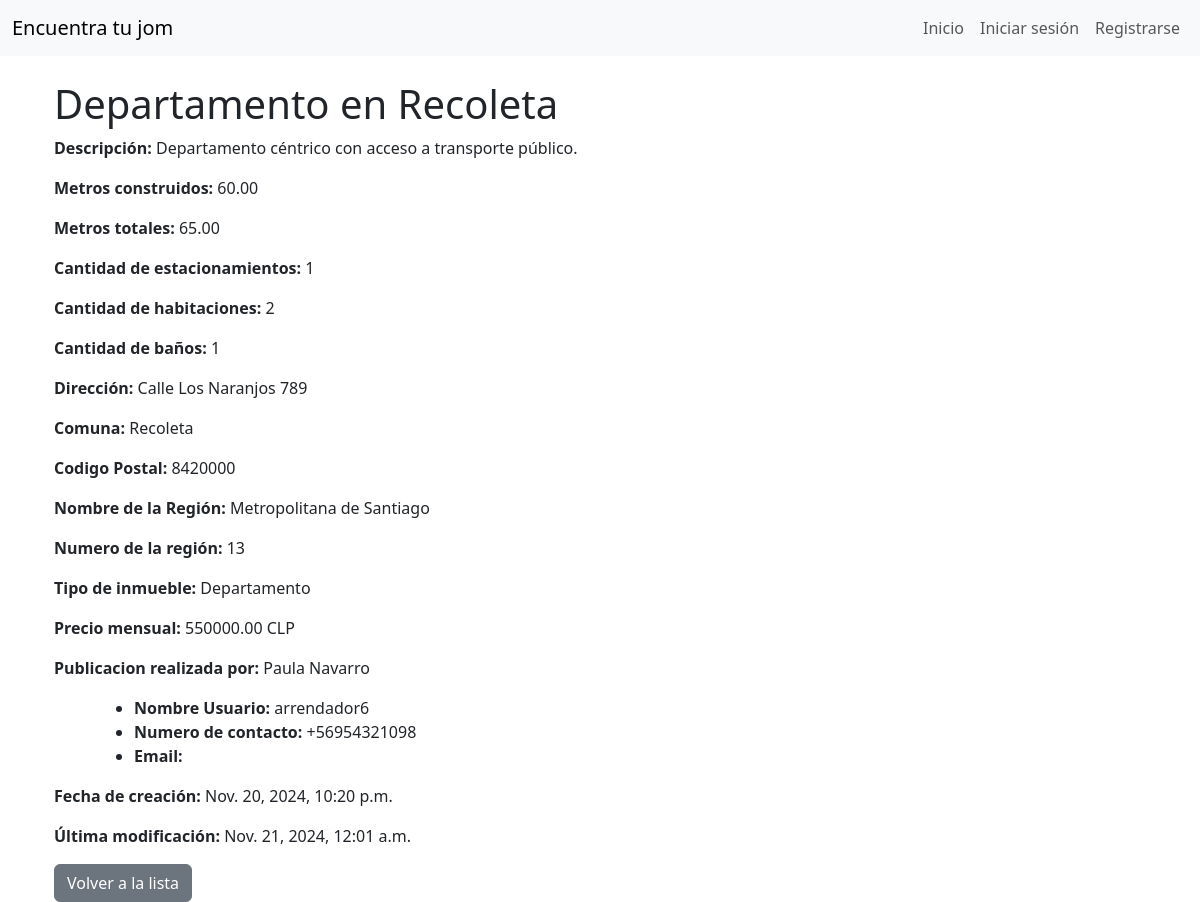
Before: /ver_mas_inmueble/9/ with the older database file.
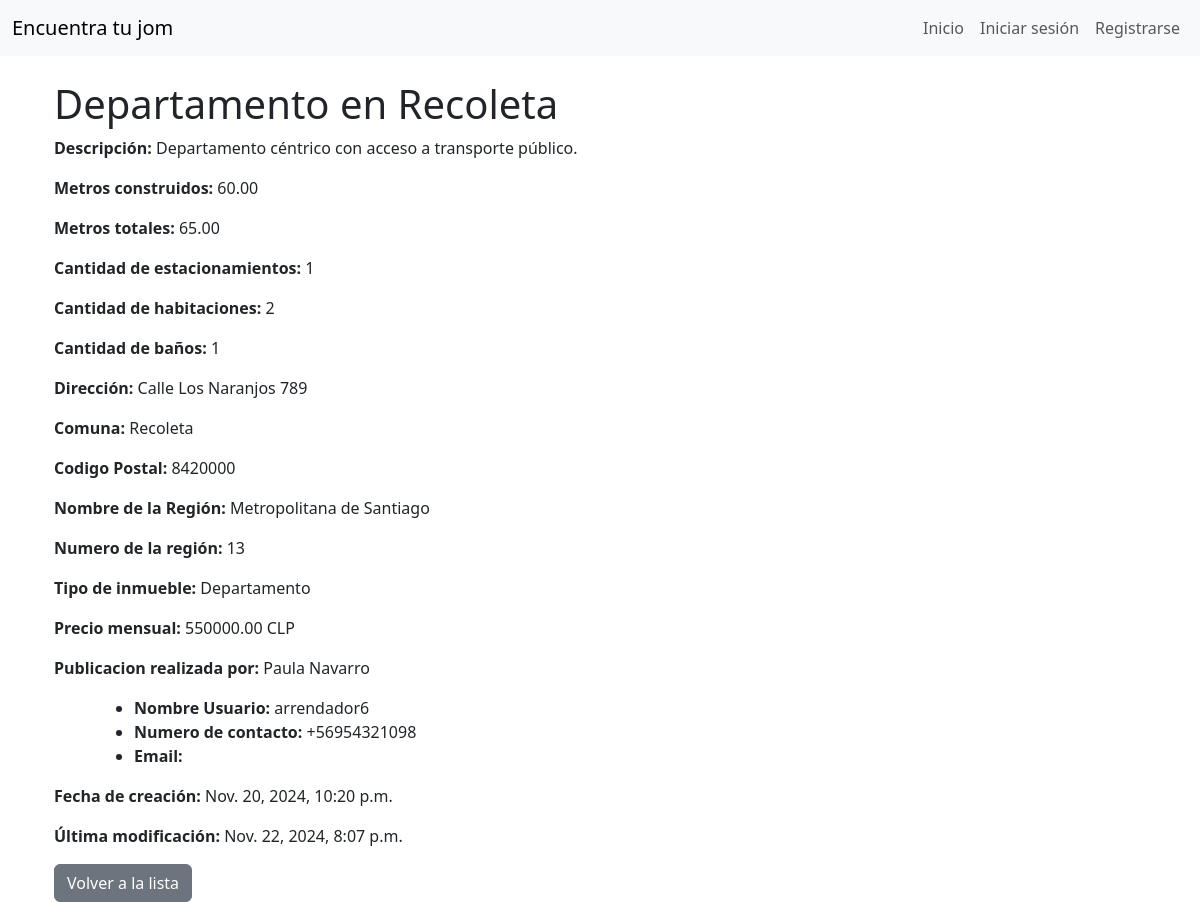
After: the same page with the newer database file.
### gestion_inmuebles/models.py (models this page shows, shortened)
class Inmueble(models.Model):
    TIPO_INMUEBLE = [
        ('Casa', 'Casa'),
        ('Departamento', 'Departamento'),
        ('Parcela', 'Parcela')
    ]
    nombre = models.CharField(max_length=100)
    descripcion = models.TextField()
    metros_construidos = models.DecimalField(
        max_digits=10,
        decimal_places=2,
        validators=[MinValueValidator(0.01)]
        )
    metros_totales = models.DecimalField(
        max_digits=10,
        decimal_places=2,
        validators=[MinValueValidator(0.01)]
    )
    cantidad_estacionamientos = models.IntegerField(validators=[MinValueValidator(1)])
    cantidad_habitaciones = models.IntegerField(validators=[MinValueValidator(1)])
    cantidad_banos = models.IntegerField(validators=[MinValueValidator(1)])
    direccion = models.CharField(max_length=255)
    comuna = models.ForeignKey(Comuna, on_delete=models.SET_NULL, null=True)
    tipo_inmueble = models.CharField(max_length=20, choices=TIPO_INMUEBLE)
    precio_mensual = models.DecimalField(max_digits=12, decimal_places=2,validators=[MinValueValidator(0.01)])
    arrendador = models.ForeignKey(Perfil, on_delete=models.CASCADE, related_name='propiedades')
    fecha_creacion = models.DateTimeField(auto_now_add=True)
    ultima_modificacion = models.DateTimeField(auto_now=True)
    imagen = models.ImageField(upload_to='static/', null=True, blank=True)

class Comuna(models.Model):
    nombre_comuna = models.CharField(max_length=100)
    codigo_postal = models.CharField(max_length=10, null=True)
    region = models.ForeignKey(Region, on_delete=models.CASCADE, related_name='comunas')

class Region(models.Model):
    nombre_region = models.CharField(max_length=100)
    numero_region = models.CharField(max_length=10, null=True)

class Perfil(models.Model):
    TIPO_USUARIO = [
        ('Arrendatario', 'Arrendatario'),
        ('Arrendador', 'Arrendador')
    ]
    usuario = models.OneToOneField(User, on_delete=models.CASCADE)
    nombres = models.CharField(max_length=100)
    apellidos = models.CharField(max_length=100)
    rut = models.CharField(max_length=12, unique=True)
    direccion = models.CharField(max_length=255)
    telefono = models.CharField(max_length=15)
    correo_electronico = models.EmailField()
    tipo_usuario = models.CharField(max_length=12, choices=TIPO_USUARIO)
    comuna = models.ForeignKey(Comuna, on_delete=models.SET_NULL, null=True)

### gestion_inmuebles/views.py (the view)
# urls.py: path('ver_mas_inmueble/<int:id>/', views.ver_mas_inmueble, name='ver_mas_inmueble'),
def ver_mas_inmueble(request, id):
    inmueble = get_object_or_404(Inmueble, id=id)
    return render(request, 'ver_mas_inmueble.html', {'inmueble': inmueble})

### templates/ver_mas_inmueble.html (shortened to what this page needs)
{% extends 'base.html' %}
{% block content %}
  <div class="container">
    <h1>{{ inmueble.nombre }}</h1>
    <div>
      <p><strong>Descripción:</strong> {{ inmueble.descripcion }}</p>
      <p><strong>Metros construidos:</strong> {{ inmueble.metros_construidos }}</p>
      <p><strong>Metros totales:</strong> {{ inmueble.metros_totales }}</p>
      <p><strong>Cantidad de estacionamientos:</strong> {{ inmueble.cantidad_estacionamientos }}</p>
      <p><strong>Cantidad de habitaciones:</strong> {{ inmueble.cantidad_habitaciones }}</p>
      <p><strong>Cantidad de baños:</strong> {{ inmueble.cantidad_banos }}</p>
      <p><strong>Dirección:</strong> {{ inmueble.direccion }}</p>
      <p><strong>Comuna:</strong> {{ inmueble.comuna.nombre_comuna }}</p>
      <p><strong>Codigo Postal:</strong>  {{ inmueble.comuna.codigo_postal }}</p>
      <p><strong>Nombre de la Región:</strong>  {{ inmueble.comuna.region.nombre_region }}</p>
      <p><strong>Numero de la región:</strong> {{ inmueble.comuna.region.numero_region }} </p>
      <p><strong>Tipo de inmueble:</strong> {{ inmueble.tipo_inmueble }}</p>
      <p><strong>Precio mensual:</strong> {{ inmueble.precio_mensual }} CLP</p>
      <p><strong>Publicacion realizada por:</strong> {{ inmueble.arrendador.nombres }} {{ inmueble.arrendador.apellidos }}</p>
      <div class="px-5">
        <ul class="">
          <li><strong>Nombre Usuario:</strong> {{ inmueble.arrendador.usuario }}</li>
          <li><strong>Numero de contacto:</strong> {{ inmueble.arrendador.telefono }}</li>
          <li><strong>Email:</strong> {{ inmueble.arrendador.email }}</li>
        </ul>
      </div>
      <p><strong>Fecha de creación:</strong> {{ inmueble.fecha_creacion }}</p>
      <p><strong>Última modificación:</strong> {{ inmueble.ultima_modificacion}}</p>
      <a href="{% url 'home' %}" class="btn btn-secondary">Volver a la lista</a>
    </div>
  </div>
{% endblock %}

Changed rows visible on the page:
changed Inmueble "Departamento en Recoleta": ultima_modificacion "Nov. 21, 2024, 12:01 a.m." → "Nov. 22, 2024, 8:07 p.m."
